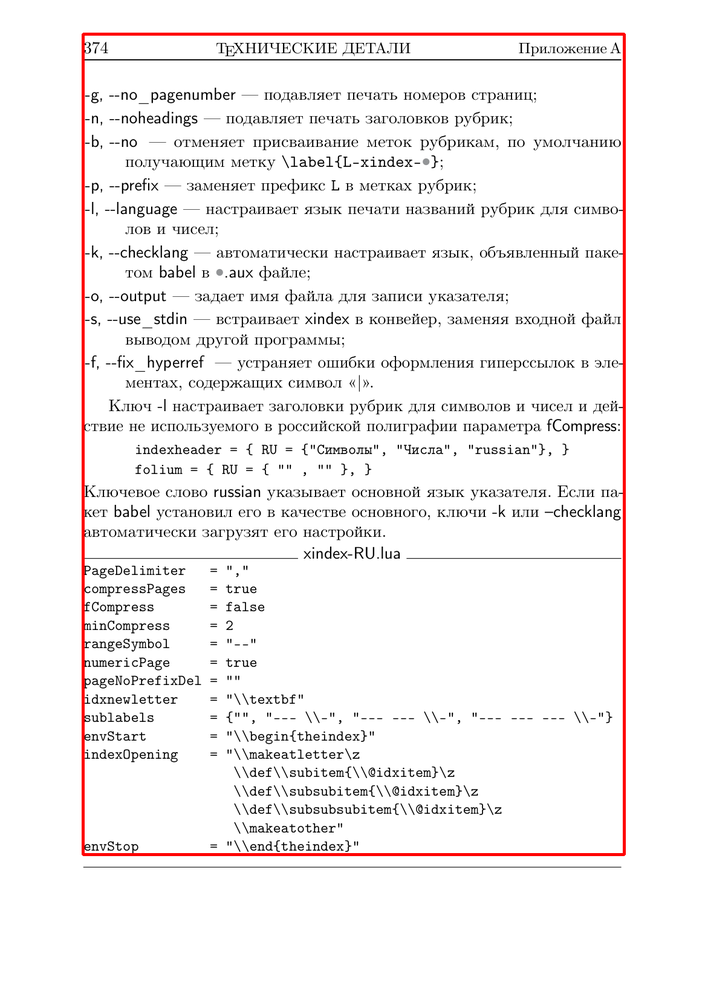
#> input picture images/examples/bbox_code_1.png, 705 x 1000 px, shrunk from 1166 x 1654 before the run; its folder holds only this picture in this run
$ python -i transforms.py   (imports and definitions only)
#> lines starting #> are read from the running program, lines starting #| are printed output that depends on the picture
import cv2
import numpy as np


# ===============================
# GLOBAL TRANSFORM
# ===============================

def apply_global_transform(img, rng):
    H, W = img.shape[:2]

    # rotation
    angle = rng.uniform(-5, 5)
    M = cv2.getRotationMatrix2D((W/2, H/2), angle, 1.0)
    img = cv2.warpAffine(
        img, M, (W, H),
        flags=cv2.INTER_CUBIC,
        borderValue=255
    )

    # perspective
    margin = 0.08
    src = np.float32([
        [0, 0],
        [W, 0],
        [W, H],
        [0, H]
    ])

    dst = src.copy()
    for i in range(4):
        dst[i, 0] += rng.uniform(-margin, margin) * W
        dst[i, 1] += rng.uniform(-margin, margin) * H

    H_mat = cv2.getPerspectiveTransform(src, dst)

    img = cv2.warpPerspective(
        img, H_mat, (W, H),
        flags=cv2.INTER_CUBIC,
        borderValue=255
    )

    return img


# ===============================
# TPS IMPLEMENTATION
# ===============================

def U_func(r2):
    r2[r2 == 0] = 1e-6
    return r2 * np.log(r2)


def compute_tps_coefficients(src_pts, dst_pts):
    n = src_pts.shape[0]

    K = np.zeros((n, n), dtype=np.float64)
    for i in range(n):
        for j in range(n):
            r2 = np.sum((src_pts[i] - src_pts[j])**2)
            K[i, j] = U_func(np.array([r2]))[0]

    P = np.hstack((np.ones((n, 1)), src_pts))
    O = np.zeros((3, 3))

    L = np.vstack((
        np.hstack((K, P)),
        np.hstack((P.T, O))
    ))

    Y = np.vstack((dst_pts, np.zeros((3, 2))))

    params = np.linalg.solve(L, Y)
    return params


def tps_warp_image(img, src_pts, dst_pts):
    H, W = img.shape[:2]
    params = compute_tps_coefficients(src_pts, dst_pts)

    grid_x, grid_y = np.meshgrid(np.arange(W), np.arange(H))
    points = np.stack([grid_x.ravel(), grid_y.ravel()], axis=1)

    n = src_pts.shape[0]

    U = np.zeros((points.shape[0], n))
    for i in range(n):
        r2 = np.sum((points - src_pts[i])**2, axis=1)
        U[:, i] = U_func(r2)

    P = np.hstack((np.ones((points.shape[0], 1)), points))

    mapped = U @ params[:n] + P @ params[n:]
    map_x = mapped[:, 0].reshape(H, W).astype(np.float32)
    map_y = mapped[:, 1].reshape(H, W).astype(np.float32)

    warped = cv2.remap(
        img,
        map_x,
        map_y,
        interpolation=cv2.INTER_CUBIC,
        borderMode=cv2.BORDER_CONSTANT,
        borderValue=255
    )

    return warped


# ===============================
# TPS WAVE (5x5)
# ===============================

def apply_tps_wave(img, rng):
    H, W = img.shape[:2]

    gx = np.linspace(0, W - 1, 5)
    gy = np.linspace(0, H - 1, 5)
    src_pts = np.array([(x, y) for y in gy for x in gx], np.float64)

    dst_pts = src_pts.copy()

    amp_x = rng.uniform(5, 20)
    amp_y = rng.uniform(5, 15)
    freq_x = rng.uniform(1.0, 2.0)
    freq_y = rng.uniform(1.0, 2.0)

    for i, (x, y) in enumerate(src_pts):
        dx = amp_x * np.sin(2 * np.pi * y / H * freq_y)
        dy = amp_y * np.sin(2 * np.pi * x / W * freq_x)
        dst_pts[i] += [dx, dy]

    warped = tps_warp_image(img, dst_pts, src_pts)  # обратное отображение
    return warped


# ===============================
# MAIN PIPELINE
# ===============================

def generate_warped_image(input_path, output_path, random_seed=None):
#> called with input_path = '../../../images/examples/bbox_code_1.png', output_path = 'out.png'
    rng = np.random.default_rng(random_seed)

    img = cv2.imread(input_path, cv2.IMREAD_GRAYSCALE)
#> img: shape (1000, 705); min 0, max 255, mean 242.7
    if img is None:
        raise ValueError("Image not found")

    img = apply_global_transform(img, rng)
#> in apply_global_transform, `img = cv2.warpAffine( img, M, (W, H), flags=cv2.INTER_CUBIC, borderVal..`:
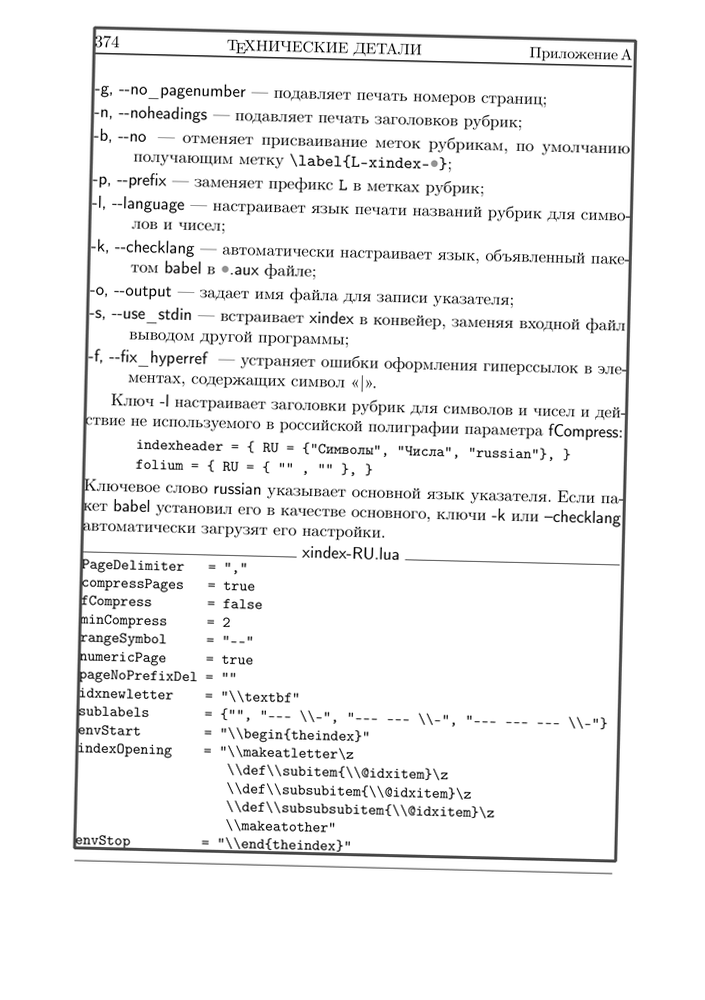
#> img: shape (1000, 705); min 0, max 255, mean 242.3
#> in apply_global_transform, `img = cv2.warpPerspective( img, H_mat, (W, H), flags=cv2.INTER_CUBIC, ..`:
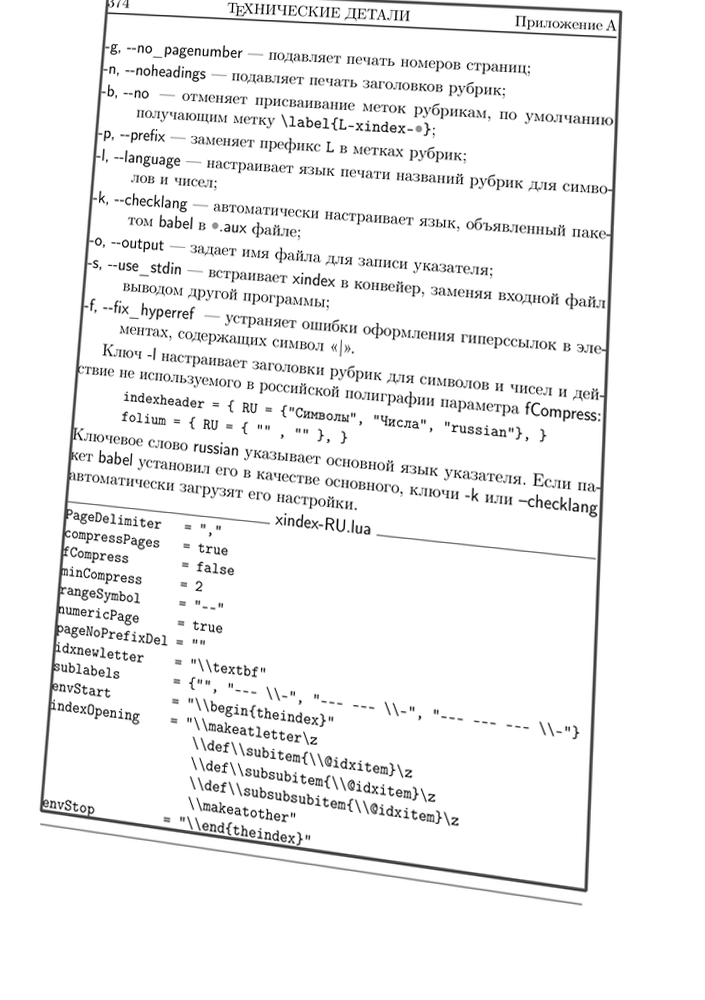
#> img: shape (1000, 705); min 0, max 255, mean 242.3
    img = apply_tps_wave(img, rng)
#> after the loop in compute_tps_coefficients, `for i in range(n):`:
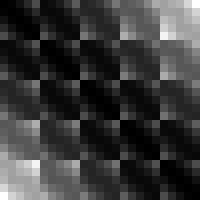
#> K: shape (25, 25) float64 (shown 8 times larger); min -1.38e-05, max 21704514.1, mean 4932633.7; drawn with min black and max white
#> in compute_tps_coefficients, `params = np.linalg.solve(L, Y)`:
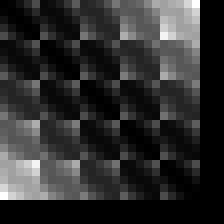
#> L: shape (28, 28) float64 (shown 8 times larger); min -14.16, max 21704514.1, mean 3932320; drawn with min black and max white
#> in tps_warp_image, `warped = cv2.remap( img, map_x, map_y, interpolation=cv2.INTER_CUBIC, ..`:
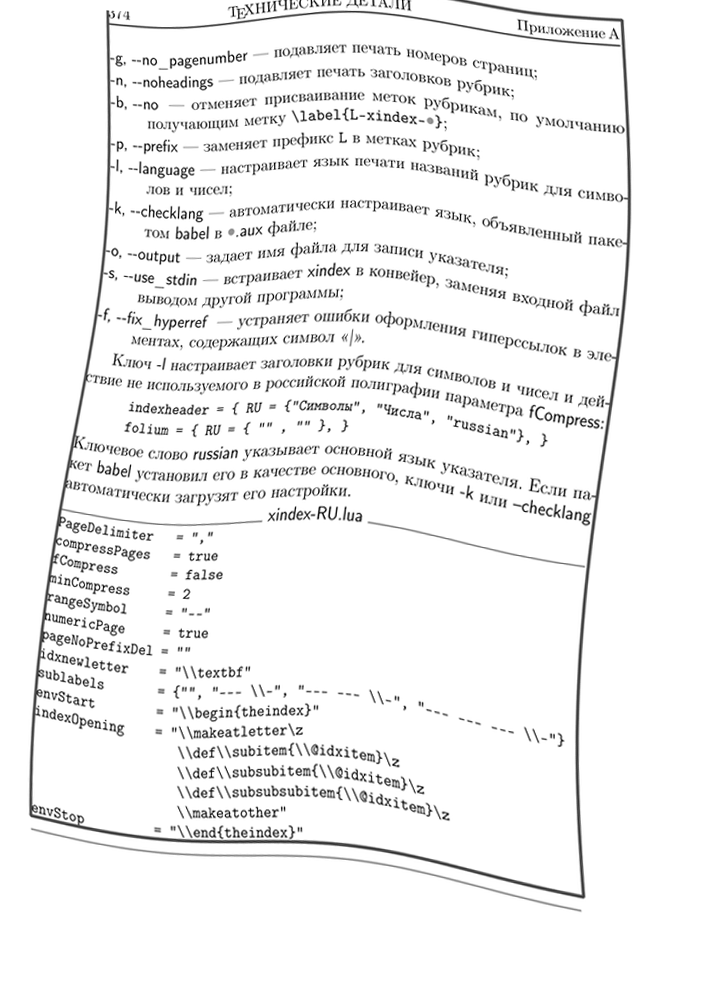
#> warped: shape (1000, 705); min 0, max 255, mean 242.2

    cv2.imwrite(output_path, img)

    return output_path

>>> result = generate_warped_image('../../../images/examples/bbox_code_1.png', 'out.png')

$ run again, on images/examples/bbox_table_1.png
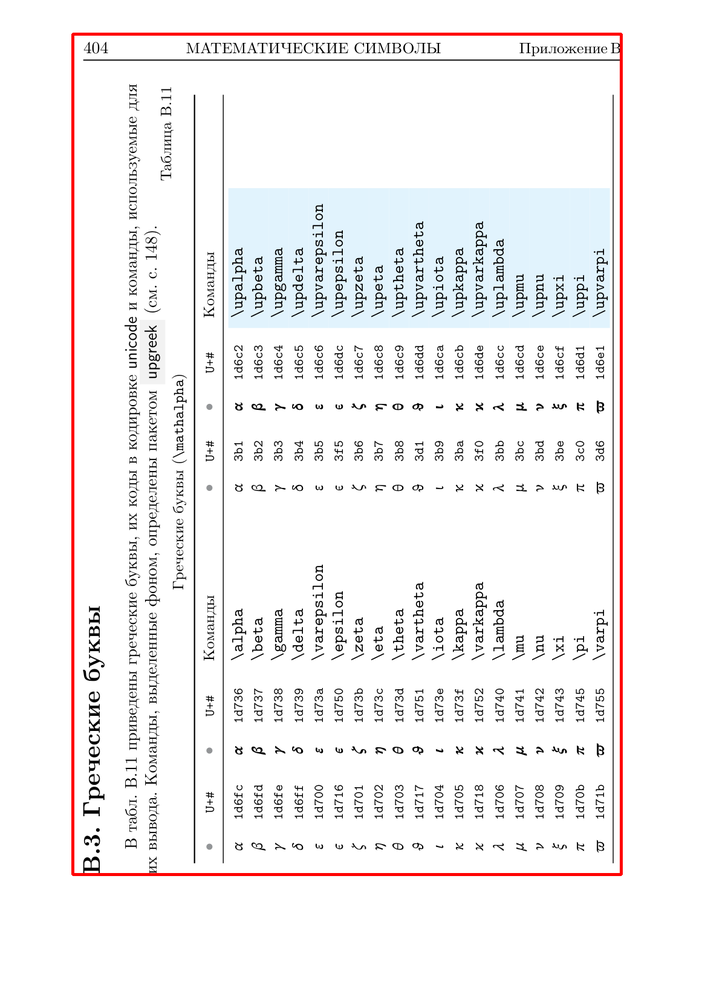
#> input picture images/examples/bbox_table_1.png, 705 x 1000 px, shrunk from 1166 x 1654 before the run
#> in apply_global_transform, `img = cv2.warpPerspective( img, H_mat, (W, H), flags=cv2.INTER_CUBIC, ..`:
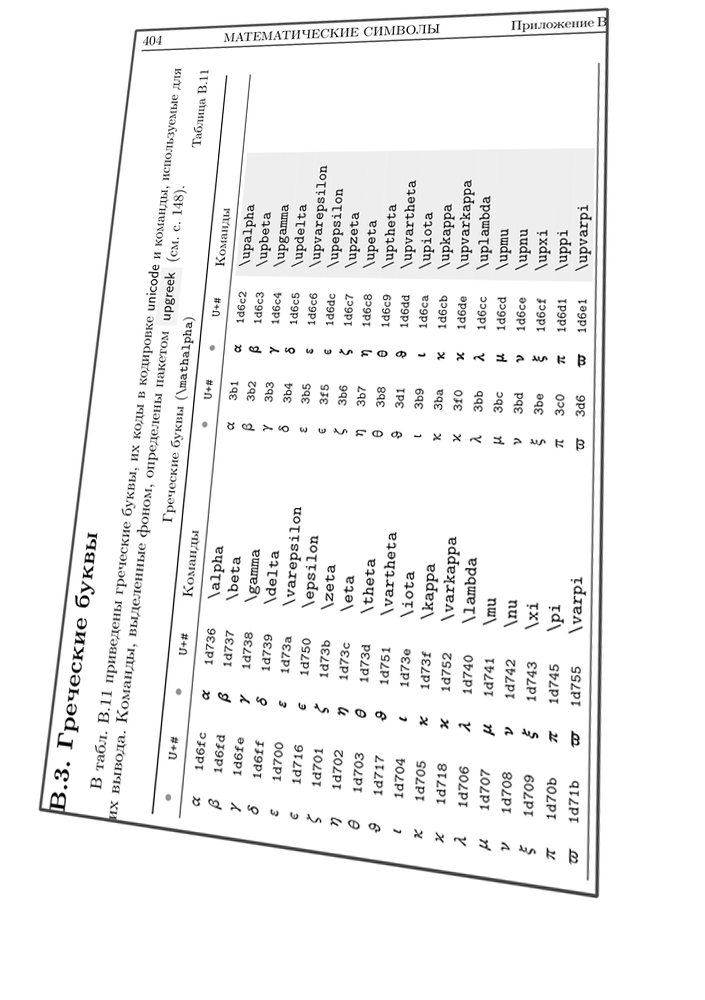
#> img: shape (1000, 705); min 0, max 255, mean 243.1
#> in tps_warp_image, `warped = cv2.remap( img, map_x, map_y, interpolation=cv2.INTER_CUBIC, ..`:
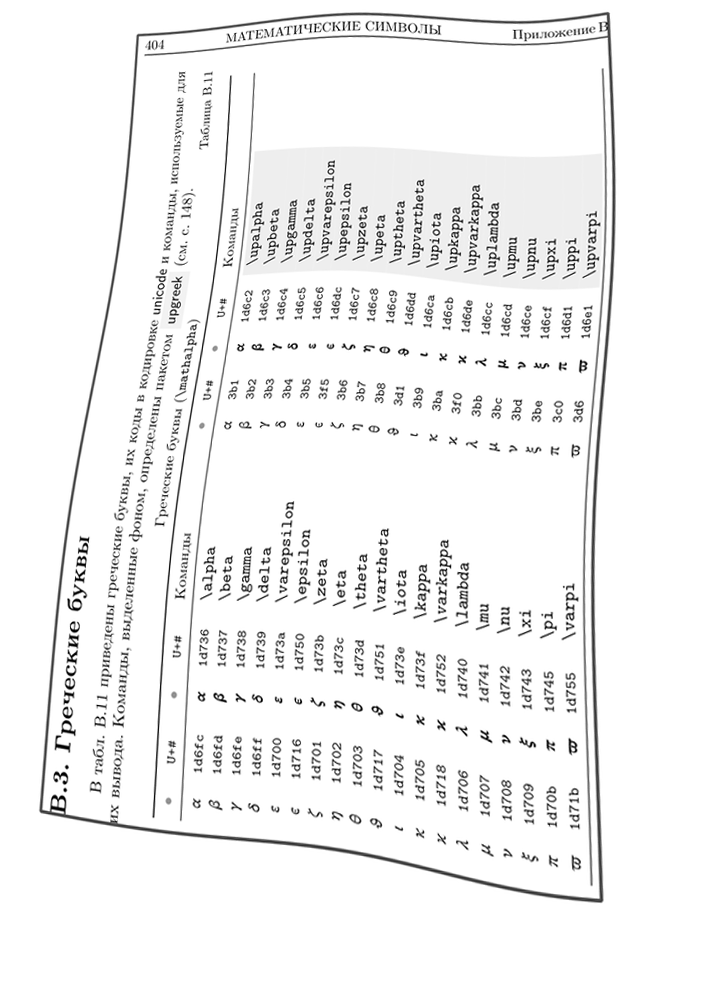
#> warped: shape (1000, 705); min 0, max 255, mean 242.9
